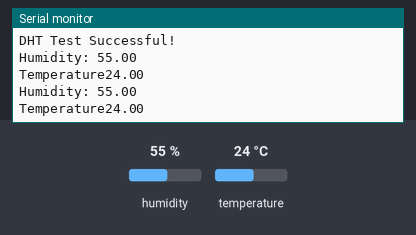
Recording of a sketch running on a simulated Arduino Uno, built with avr-gcc and run on an emulated ATmega328P. Parts: the last lines printed to the serial monitor. The inputs (shaded band) are chosen by the test bench; at power-on: humidity 55 %, temperature 24 °C.

Above: at 2.8 s.
2.9 s: humidity set to 22 %
At 4.5 s:
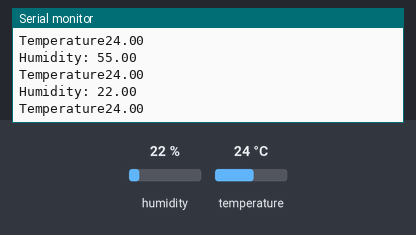
5.6 s: temperature set to 12 °C
At 6.9 s:
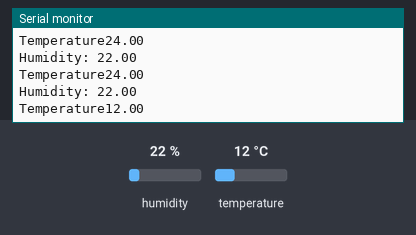
8.3 s: humidity set to 40 %
At 10.6 s:
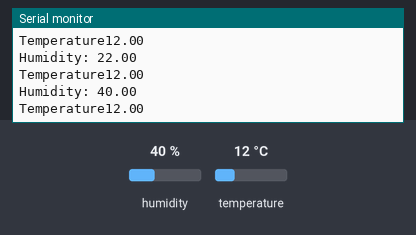
Timing chart, 0 to 12.1 s (numbered marks = the images above; inputs shaded):
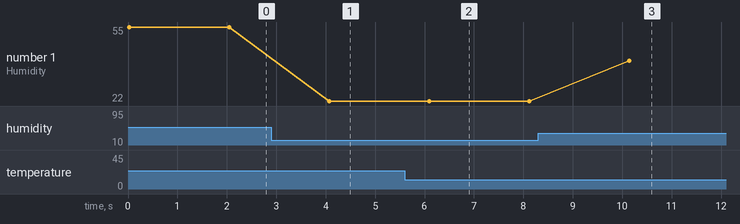

Measured:
- after the input at 2.9 s, the serial monitor: prints a new line after 1.2 s (image 1)
- after the input at 5.6 s, the serial monitor: prints a new line after 0.51 s (image 2)
- after the input at 8.3 s, the serial monitor: prints a new line after 1.8 s (image 3)
- plotted number 1: 55 → 22 after the input at 2.9 s, 22 → 40 after the input at 8.3 s

The sketch:

sketch_sep8a_copy_20230908152644.ino
```cpp
#include <DHT.h>

#define DHTPIN 4 // Data pin is connected to D2 on ESP
#define DHTTYPE DHT11 // Name the sensor as an object

DHT dht(DHTPIN, DHTTYPE);


void setup() {
  // put your setup code here, to run once:
  Serial.begin(9600);
  Serial.println("DHT Test Successful!");
  dht.begin();
}

void loop() {
  // put your main code here, to run repeatedly:
  float h = dht.readHumidity();
  float t = dht.readTemperature();
  float f = dht.readTemperature(true);
  if (isnan(h) || isnan(t) || isnan(f))
  {
    Serial.println("Something is not working as intended.");
    return;
  }
  Serial.print("Humidity: ");
  Serial.println(h);
  Serial.print("Temperature");
  Serial.println(t);

	delay(2000);
}
```
